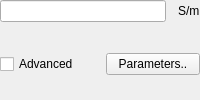
            <widget class="QWidget" name="page_MaConductivity">
             <layout class="QGridLayout" name="gridLayout_30">
              <property name="leftMargin">
               <number>0</number>
              </property>
              <property name="topMargin">
               <number>0</number>
              </property>
              <property name="rightMargin">
               <number>0</number>
              </property>
              <property name="bottomMargin">
               <number>0</number>
              </property>
              <property name="horizontalSpacing">
               <number>12</number>
              </property>
              <item row="0" column="0">
               <widget class="QLineEdit" name="lineEdit_MaConductivity"/>
              </item>
              <item row="0" column="1">
               <widget class="QLabel" name="label_82">
                <property name="text">
                 <string>S/m</string>
                </property>
               </widget>
              </item>
              <item row="1" column="0" colspan="2">
               <widget class="QWidget" name="widget_12" native="true">
                <layout class="QHBoxLayout" name="horizontalLayout_5">
                 <property name="spacing">
                  <number>12</number>
                 </property>
                 <property name="leftMargin">
                  <number>0</number>
                 </property>
                 <property name="topMargin">
                  <number>0</number>
                 </property>
                 <property name="rightMargin">
                  <number>0</number>
                 </property>
                 <property name="bottomMargin">
                  <number>0</number>
                 </property>
                 <item>
                  <widget class="QCheckBox" name="checkBox_MaAdvanced">
                   <property name="text">
                    <string>Advanced</string>
                   </property>
                  </widget>
                 </item>
                 <item>
                  <widget class="QPushButton" name="pushButton_MaParameters">
                   <property name="text">
                    <string>Parameters..</string>
                   </property>
                  </widget>
                 </item>
                </layout>
               </widget>
              </item>
             </layout>
            </widget>
